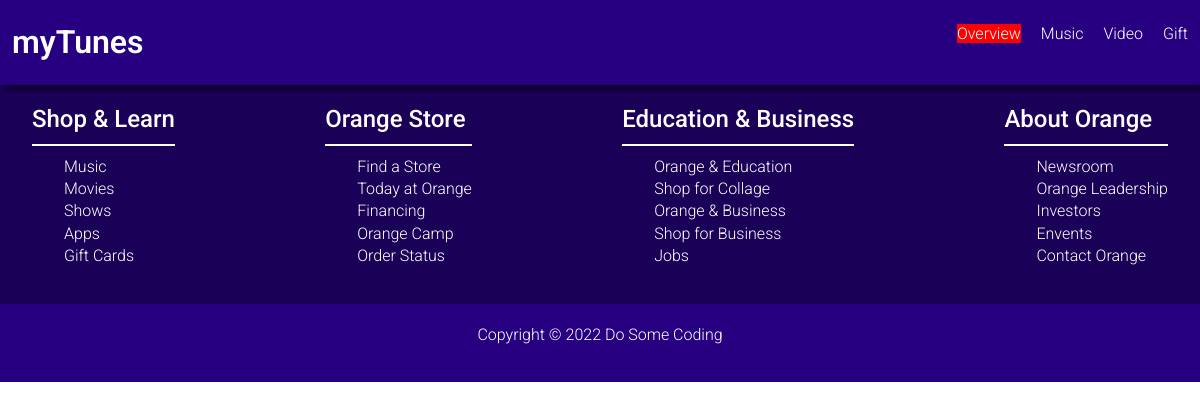
Before: /overview/ with the older database file.
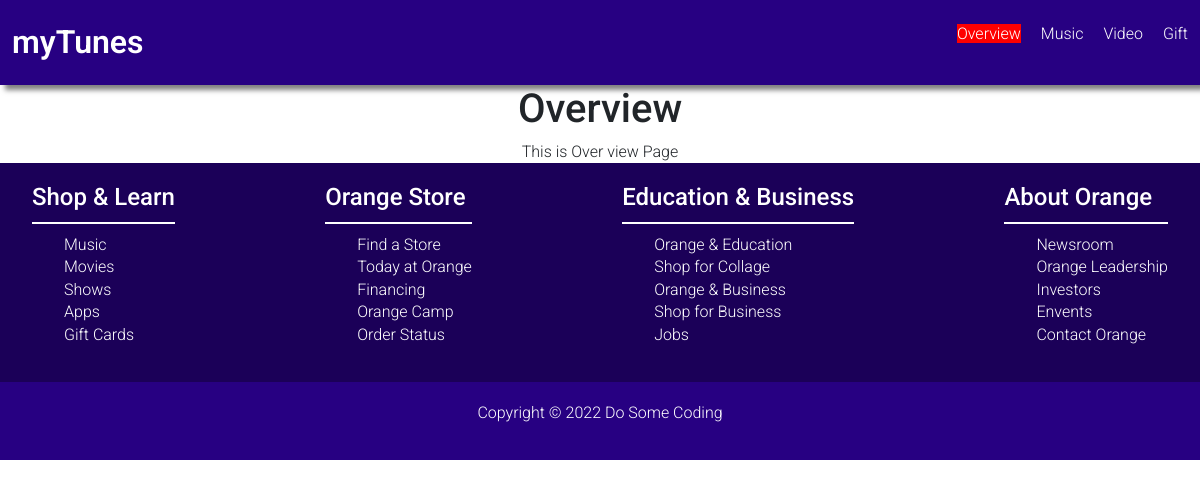
After: the same page with the newer database file.
### overview/models.py (models this page shows)
class Overview(models.Model):
    overview_title = models.CharField(max_length=50)
    overview_des = models.TextField()

### myproject/views.py (the view)
# urls.py: path('overview/',views.overview,name="overview"),
def overview(request):
    ovr=Overview.objects.all()
    dict={'ovr':ovr}
    return render(request,"overview.html",dict)

### templates/overview.html
{%extends "base.html"%}
{% block content%}
    {%for i in ovr%}
        <h1><center> {{i.overview_title}}</center></h1>
        <div style='margin:0 auto ; width: fit-content;'>{{i.overview_des | safe}}</div>
    {% endfor %}
{%endblock%}

### templates/base.html
{%include "header.html"%}
{% block content %}
{% endblock  %}
{%include "footer.html"%}

### templates/header.html (shortened to what this page needs)
{%load static%}
<!DOCTYPE html>
<html lang="en">
  <head>
    <link rel="stylesheet" href="https://cdn.jsdelivr.net/npm/bootstrap@5.3.0/dist/css/bootstrap.min.css">
    <link rel="stylesheet" href="/static/css/main.css">
  </head>
  <body>
    <header>
      <nav class="container">
        <a href="{% url 'homePage' %}"><div class="logo">myTunes</div></a>
        <ul>
          <li class="{% if request.path == '/overview/' %} active {% endif %}"><a href="{% url 'overview' %}">Overview</a></li>
          <li><a href="{% url 'music' %}">Music</a></li>
          <li><a href="#video">Video</a></li>
          <li><a href="#gift">Gift</a></li>
        </ul>
      </nav>
    </header>

### templates/footer.html
{%load static%}
<footer>
    <section class="footer-upper">
      <div class="container">
        <div class="footer-links">
          <h4>Shop & Learn</h4>
          <ul>
            <li>Music</li>
            <li>Movies</li>
            <li>Shows</li>
            <li>Apps</li>
            <li>Gift Cards</li>
          </ul>
        </div>
        <div class="footer-links">
          <h4>Orange Store</h4>
          <ul>
            <li>Find a Store</li>
            <li>Today at Orange</li>
            <li>Financing</li>
            <li>Orange Camp</li>
            <li>Order Status</li>
          </ul>
        </div>
        <div class="footer-links">
          <h4>Education & Business</h4>
          <ul>
            <li>Orange & Education</li>
            <li>Shop for Collage</li>
            <li>Orange & Business</li>
            <li>Shop for Business</li>
            <li>Jobs</li>
          </ul>
        </div>
        <div class="footer-links">
          <h4>About Orange</h4>
          <ul>
            <li>Newsroom</li>
            <li>Orange Leadership</li>
            <li>Investors</li>
            <li>Envents</li>
            <li>Contact Orange</li>
          </ul>
        </div>
      </div>
    </section>
    <section class="footer-lower">
      <p>Copyright © 2022 Do Some Coding</p>
    </section>
</body>
</html>

### static/css/main.css (style rules this page uses)
:root { --purple500: #281154; --purple300: #270082; --purple600: #1b0058; --red600: #dc0000; --body: #f9f6ff; --max-width: 1200px; }
* { margin: 0; padding: 0; box-sizing: border-box; }
html, body { font-family: "Roboto", sans-serif; font-weight: 300; line-height: 1.4; scroll-behavior: smooth; }
section { scroll-margin: 50px; }
ul { list-style: none; }
a { text-decoration: none; color: white; }
.container { max-width: 1200px; margin: 0 auto; }
header { background-color: var(--purple300); position: sticky; top: 0; z-index: 100; box-shadow: 5px 5px 5px rgba(0, 0, 0, 0.5); }
nav { display: flex; justify-content: space-between; align-items: center; color: white; padding: 20px 0; }
.logo { font-size: 32px; font-weight: 600; }
nav ul { display: flex; gap: 20px; }
header .active a { background-color: red; }
.footer-upper { background-color: var(--purple600); padding: 20px; }
.footer-upper .container { display: flex; color: white; justify-content: space-between; }
.footer-upper h4 { padding-bottom: 10px; border-bottom: 2px solid white; margin-bottom: 10px; }
.footer-lower { background-color: var(--purple300); padding: 20px; color: white; display: flex; justify-content: center; }

Changed rows visible on the page:
added Overview: overview_title "Overview", overview_des "This is Over view Page"
